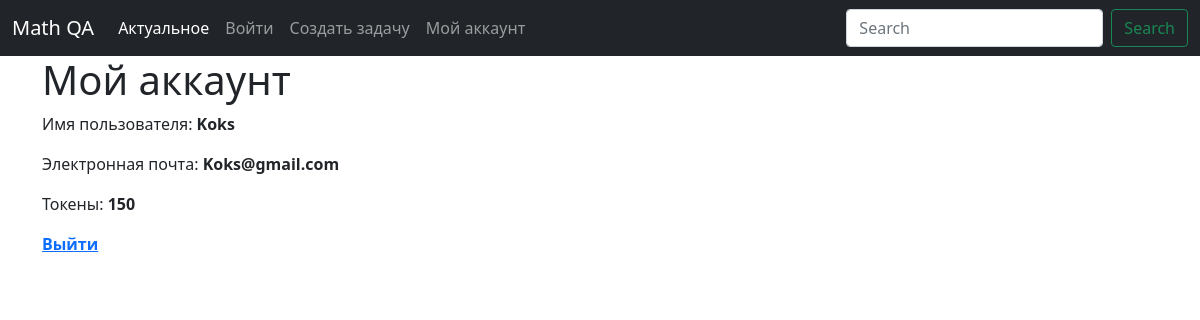
Screenshot of /account (signed in) with the database file from the repository.
### app/models.py (models this page shows, shortened)
class User(db.Model, UserMixin):
    id = db.Column(db.Integer, primary_key=True)
    username = db.Column(db.String(64), index=True, unique=True)
    email = db.Column(db.String(120), index=True, unique=True)
    password_hash = db.Column(db.String(128))
    posts = db.relationship('Problem', backref='author', lazy='dynamic')
    tokens = db.Column(db.Integer, default=100)

### app/routes.py (the view)
@app.route('/account')
@login_required
def account():
    return render_template('account.html')

### app/models.py (called while the page is built)
@login.user_loader
def load_user(id):
    return User.query.get(int(id))

### app/templates/account.html (shortened to what this page needs)
{% extends 'base.html' %}
{% block content_title %}
Мой аккаунт
{% endblock %}
{% block content %}
<p>Имя пользователя: <b>{{ current_user.username }}</b> </p>
<p>Электронная почта: <b>{{ current_user.email }}</b></p>
<p>Токены: <b>{{ current_user.tokens }}</b></p>
<b><a href="{{ url_for('logout') }}">Выйти</a></b>
{% endblock %}

### rows the page displays
User: username "Koks", email "Koks@gmail.com", tokens "150"
